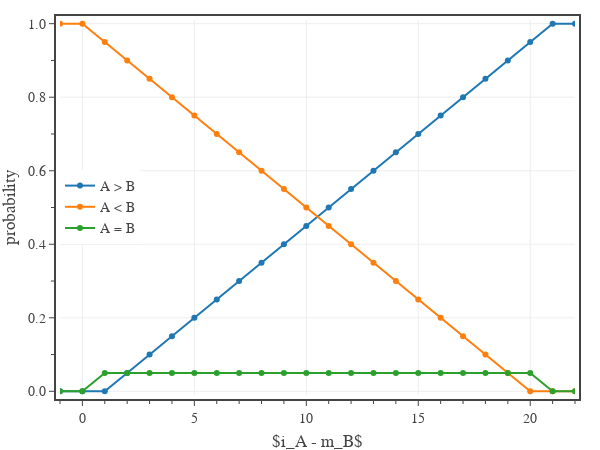

The notebook cell this image was saved under:
### Code cell
# Fig 1: Shows the probability of character A's initiative roll being higher than B's, lower than B's, or tying B's
# create figure
fig = go.Figure(
    layout=go.Layout(
        template=tfb.FIG_TEMPLATE,
        xaxis=dict(
            title_text='$i_A - m_B$',
            range=[-1, 22],
            tick0=0, dtick=5,
            minor=dict(tick0=0, dtick=1),
        ),
        yaxis=dict(
            title_text='probability',
            range=[-0.01,1.01],
            tickformat='.1f',
            tick0=0, dtick=0.2,
            minor=dict(tick0=0, dtick=0.1),
        ),
        legend=dict(
            xanchor='left', yanchor='top',
            x=0.00, y=0.60,
            orientation='v',
            tracegroupgap=0,
        )
    )
)

i_a = list(range(-1, 23))
m_b = 0
y = [init_prob_a_above_b_given_ia(x, m_b) for x in i_a]
fig.add_trace(go.Scatter(
    x=i_a,
    y=y,
    mode='lines+markers',
    name=f'A > B',
    #line_color=COLOR_LIST[i],
    hovertemplate=
        f'<b>A > B</b><br>'+
        'i_a - m_b %{x:.0f}<br>'+
        'probability %{y:.1%}<extra></extra>',
))

i_a = list(range(-1, 23))
m_b = 0
y = [init_prob_a_below_b_given_ia(x, m_b) for x in i_a]
fig.add_trace(go.Scatter(
    x=i_a,
    y=y,
    mode='lines+markers',
    name=f'A < B',
    #line_color=COLOR_LIST[i],
    hovertemplate=
        f'<b>A < B</b><br>'+
        'i_a - m_b %{x:.0f}<br>'+
        'probability %{y:.1%}<extra></extra>',
))

i_a = list(range(-1, 23))
m_b = 0
y = [init_prob_a_ties_b_given_ia(x, m_b) for x in i_a]
fig.add_trace(go.Scatter(
    x=i_a,
    y=y,
    mode='lines+markers',
    name=f'A = B',
    #line_color=COLOR_LIST[i],
    hovertemplate=
        f'<b>A = B</b><br>'+
        'i_a - m_b %{x:.0f}<br>'+
        'probability %{y:.1%}<extra></extra>',
))

# show figure
fig.update_layout(width=600, height=450)
fig.show(config=tfb.FIG_CONFIG)

# save figures
if SAVEFIGS:
    fig.update_layout(autosize=True, width=None, height=None)
    tfb.save_fig_html(fig, format='large', name=f'./fig-relative-probs-given-ia-large')
    tfb.save_fig_html(fig, format='small', name=f'./fig-relative-probs-given-ia-small')

### Figure 1 — Plotly figure (JSON) as saved in the notebook; plotly's stock layout.template omitted (floating-point values rounded to 4 significant figures)
{"data": [{"hovertemplate": "<b>A > B</b><br>i_a - m_b %{x:.0f}<br>probability %{y:.1%}<extra></extra>", "mode": "lines+markers", "name": "A > B", "type": "scatter", "x": [-1, 0, 1, 2, 3, 4, 5, 6, 7, 8, 9, 10, 11, 12, 13, 14, 15, 16, 17, 18, 19, 20, 21, 22], "y": [0, 0, 0, 0.05, 0.1, 0.15, 0.2, 0.25, 0.3, 0.35, 0.4, 0.45, 0.5, 0.55, 0.6, 0.65, 0.7, 0.75, 0.8, 0.85, 0.9, 0.95, 1, 1]}, {"hovertemplate": "<b>A < B</b><br>i_a - m_b %{x:.0f}<br>probability %{y:.1%}<extra></extra>", "mode": "lines+markers", "name": "A < B", "type": "scatter", "x": [-1, 0, 1, 2, 3, 4, 5, 6, 7, 8, 9, 10, 11, 12, 13, 14, 15, 16, 17, 18, 19, 20, 21, 22], "y": [1, 1, 0.95, 0.9, 0.85, 0.8, 0.75, 0.7, 0.65, 0.6, 0.55, 0.5, 0.45, 0.4, 0.35, 0.3, 0.25, 0.2, 0.15, 0.1, 0.05, 0, 0, 0]}, {"hovertemplate": "<b>A = B</b><br>i_a - m_b %{x:.0f}<br>probability %{y:.1%}<extra></extra>", "mode": "lines+markers", "name": "A = B", "type": "scatter", "x": [-1, 0, 1, 2, 3, 4, 5, 6, 7, 8, 9, 10, 11, 12, 13, 14, 15, 16, 17, 18, 19, 20, 21, 22], "y": [0, 0, 0.05, 0.05, 0.05, 0.05, 0.05, 0.05, 0.05, 0.05, 0.05, 0.05, 0.05, 0.05, 0.05, 0.05, 0.05, 0.05, 0.05, 0.05, 0.05, 0.05, 0, 0]}], "layout": {"height": 450, "legend": {"orientation": "v", "tracegroupgap": 0, "x": 0, "xanchor": "left", "y": 0.6, "yanchor": "top"}, "width": 600, "xaxis": {"dtick": 5, "minor": {"dtick": 1, "tick0": 0}, "range": [-1, 22], "tick0": 0, "title": {"text": "$i_A - m_B$"}}, "yaxis": {"dtick": 0.2, "minor": {"dtick": 0.1, "tick0": 0}, "range": [-0.01, 1.01], "tick0": 0, "tickformat": ".1f", "title": {"text": "probability"}}}}
